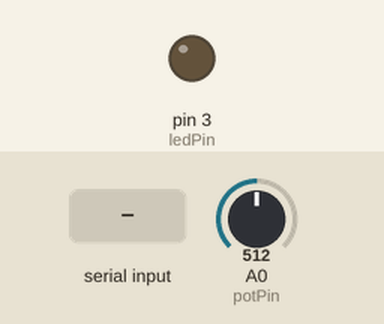
This sketch was run on a simulated Arduino Uno, built with avr-gcc and run on an emulated ATmega328P. On the bench: output pins drawn as LEDs (lit = HIGH). The test bench sets the inputs (shaded band); at power-on: A0 (potPin) = 512. What the sketch prints to the serial monitor is not drawn.

Above: at 1.2 s.
1.3 s: byte 255 (255) received over Serial
At 2.1 s:
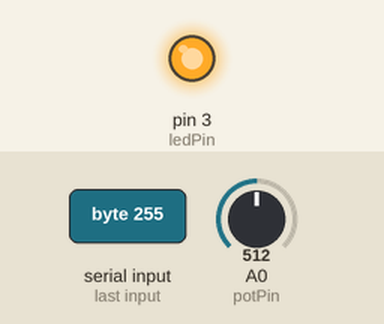
4.5 s: "1" received over Serial
At 5.7 s:
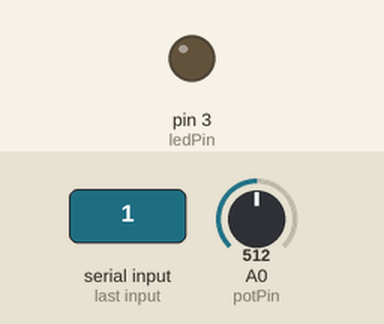
Timing chart, 0 to 7.5 s (numbered marks = the images above; inputs shaded):
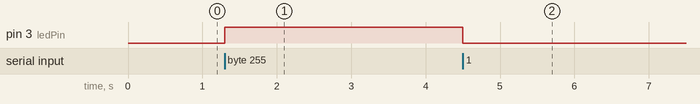

Measured:
- after the input at 1.3 s, pin 3 (ledPin): LOW → HIGH at once
- after the input at 4.5 s, pin 3 (ledPin): HIGH → LOW at once

The sketch:

serialCom.ino
```cpp
const int ledPin = 3;
const int potPin = A0;

void setup() {
  Serial.begin(9600);
  pinMode(ledPin, OUTPUT);
}

void loop() {
  // Read the value from the potentiometer and map it to a byte (0-255)
  byte potVal = map(analogRead(potPin), 0, 1023, 0, 255);

  // Send the value to the computer
  Serial.write(potVal);

  // Turn on/off the LED based on the mouse click
  if (Serial.available()) {
    byte state = Serial.read();
    if (state == 255) {
      digitalWrite(ledPin, HIGH);
    } else {
      digitalWrite(ledPin, LOW);
    }
  }
}
```
